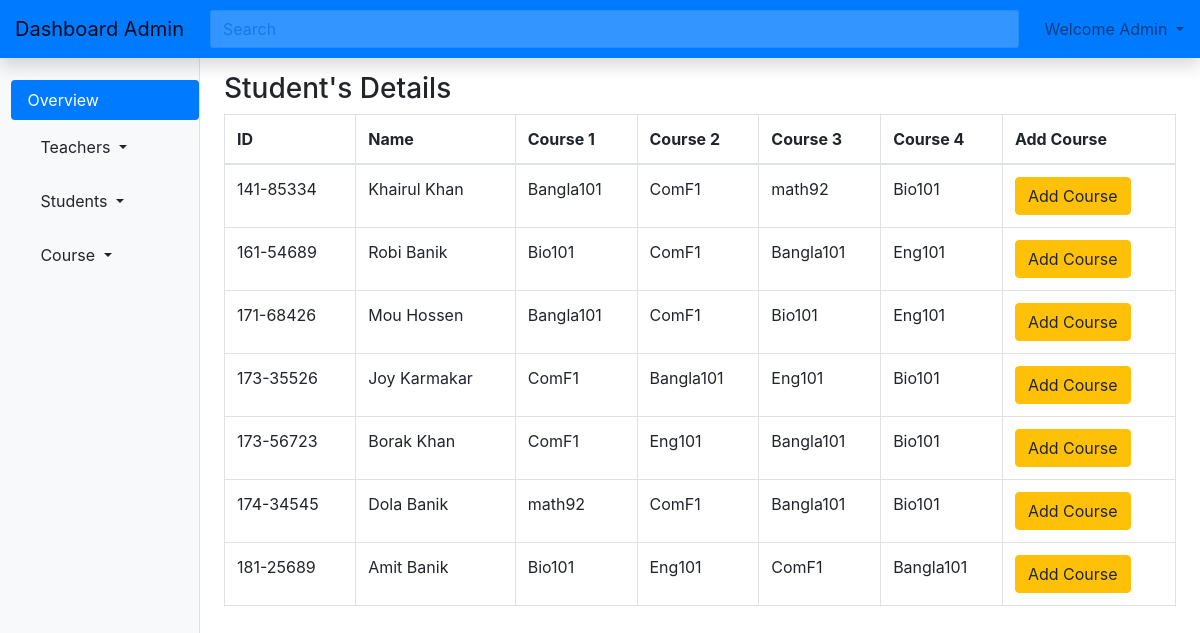
Screenshot of /adminStudentCourse_Assign.php (signed in) with the database file from the repository.
### tables this page shows
CREATE TABLE `student` (
  `s_id` varchar(150) NOT NULL,
  `Name` varchar(150) NOT NULL,
  `Gender` varchar(150) NOT NULL,
  `Father_Name` varchar(150) NOT NULL,
  `Mother_Name` varchar(150) NOT NULL,
  `email` varchar(150) NOT NULL,
  `f_phone` varchar(150) NOT NULL,
  `m_phone` varchar(150) NOT NULL,
  `country` varchar(150) NOT NULL,
  `birth_id` varchar(150) NOT NULL,
  `password` varchar(150) NOT NULL,
  `c_id1` varchar(150) DEFAULT NULL,
  `c_id2` varchar(150) DEFAULT NULL,
  `c_id3` varchar(150) DEFAULT NULL,
  `c_id4` varchar(150) DEFAULT NULL
);

### models/db_connect.php (called while the page is built, shortened)
<?php
	$servername = "localhost";
	$db_username="root";
	$db_password="";
	$db_name="mysystem";
	function getArray($query){
		global $servername, $db_username, $db_password,$db_name;
		$conn = mysqli_connect($servername,$db_username,$db_password,$db_name);
		$result = mysqli_query($conn,$query);
		$data = array();
		while($row = mysqli_fetch_assoc($result)){
			$data[] = $row;
		}
		return $data;
	}
?>

### adminStudentCourse_Assign.php (the view)
<?php
    require 'adminHeadNav.php';
    require 'models/db_connect.php';
?>
           <main role="main" class="col-md-9 ml-sm-auto col-lg-10 px-4">
            <h3>Student's Details</h3>
            <?php
                $query = "select s_id,Name,c_id1,c_id2,c_id3,c_id4  from student";
                $result = getArray($query);
            ?>
            <table border="1" style="border-collapse:collapse" class="table table-bordered">
            <thead>
                <tr>
                    <th>ID</th>
                    <th>Name</th>
                    <th>Course 1</th>
                    <th>Course 2</th>
                    <th>Course 3</th>
                    <th>Course 4</th>
                    <th>Add Course</th>
                </tr>
            </thead>
            <tbody id="myTable">
                <?php
                foreach($result as $res)
                {
                    echo "<tr>";
                    echo "<td>".$res["s_id"]."</td>";
                    echo "<td>".$res["Name"]."</td>";
                    echo "<td>".$res["c_id1"]."</td>";
                    echo "<td>".$res["c_id2"]."</td>";
                    echo "<td>".$res["c_id3"]."</td>";
                    echo "<td>".$res["c_id4"]."</td>";
                    echo '<td><a href = "adminStudentCourse_edit.php?id='.$res["s_id"].'" class="btn btn-warning">Add Course</a></td>';
                    echo "</tr>";
                }
                ?>
            </tbody>
             </table>
          </main>
<?php
    require 'adminfooter.php';
?>

### CSS/Dashdemo.css (style rules this page uses)
main { padding-top: 4.5em; }

### rows the page displays
student: s_id "141-85334", Name "Khairul Khan", c_id1 "Bangla101", c_id2 "ComF1", c_id3 "math92", c_id4 "Bio101"
student: s_id "161-54689", Name "Robi Banik", c_id1 "Bio101", c_id2 "ComF1", c_id3 "Bangla101", c_id4 "Eng101"
student: s_id "171-68426", Name "Mou Hossen", c_id1 "Bangla101", c_id2 "ComF1", c_id3 "Bio101", c_id4 "Eng101"
student: s_id "173-35526", Name "Joy Karmakar", c_id1 "ComF1", c_id2 "Bangla101", c_id3 "Eng101", c_id4 "Bio101"
student: s_id "173-56723", Name "Borak Khan", c_id1 "ComF1", c_id2 "Eng101", c_id3 "Bangla101", c_id4 "Bio101"
student: s_id "174-34545", Name "Dola Banik", c_id1 "math92", c_id2 "ComF1", c_id3 "Bangla101", c_id4 "Bio101"
student: s_id "181-25689", Name "Amit Banik", c_id1 "Bio101", c_id2 "Eng101", c_id3 "ComF1", c_id4 "Bangla101"
